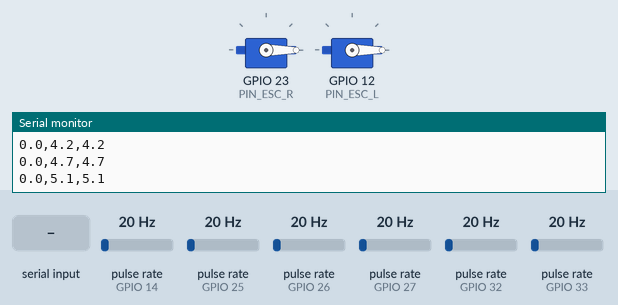
A sketch run on a simulated ESP32. Parts: 2 × servo, the last lines printed to the serial monitor. Wiring (inferred from the names in the program): 6 × pulse sensor: data GPIO 14 / data GPIO 25 / data GPIO 26 / data GPIO 27 / data GPIO 32 / data GPIO 33. Inputs (shaded band) come from the test bench; at power-on: pulse rate (sensors on GPIO 14, GPIO 26, GPIO 25, GPIO 27, GPIO 32, GPIO 33) 20 Hz.

Above: at 1.2 s.
1.3 s: "90,45\n" received over Serial
At 1.7 s:
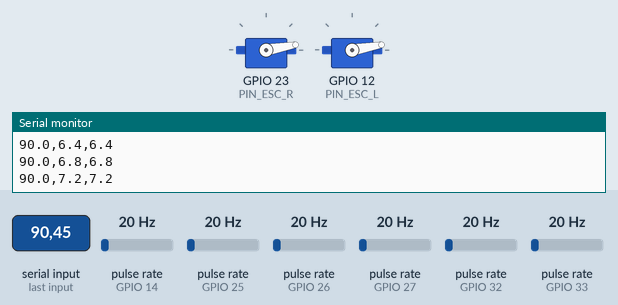
2.9 s: pulse rate (sensor on GPIO 14) set to 4 Hz
At 5.85 s:
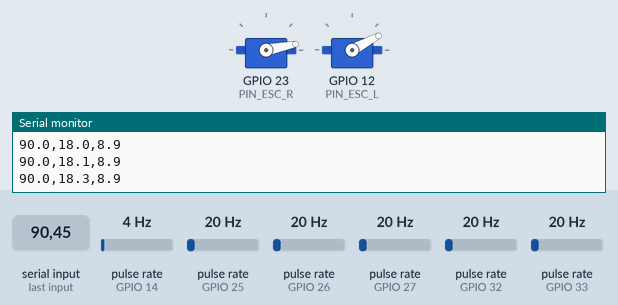
5.9 s: pulse rate (sensor on GPIO 26) set to 196 Hz
At 7.1 s:
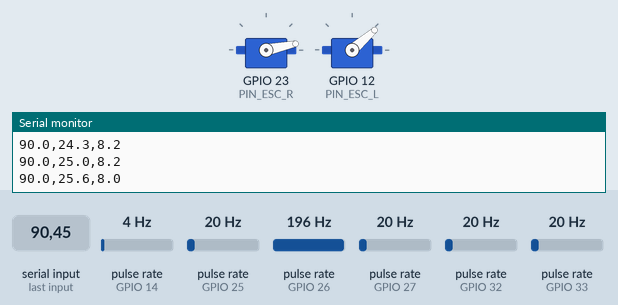
8.9 s: pulse rate (sensor on GPIO 25) set to 50 Hz
11.9 s: pulse rate (sensor on GPIO 27) set to 100 Hz
At 14.7 s:
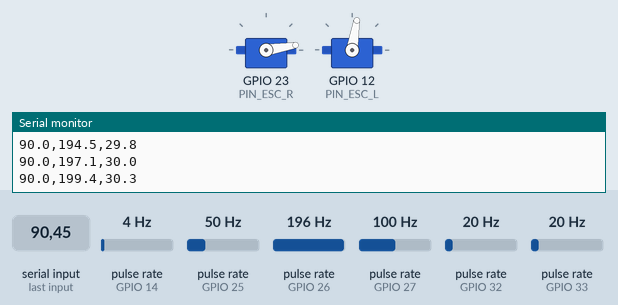
14.9 s: pulse rate (sensor on GPIO 26) set to 4 Hz
Timing chart, 0 to 21.2 s (numbered marks = the images above; inputs shaded):
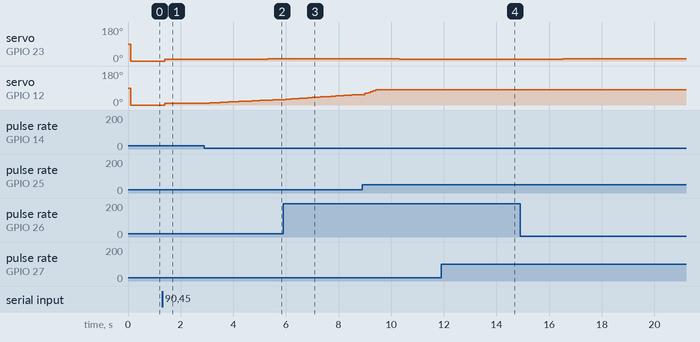

Measured:
- after the input at 1.3 s, servo on GPIO 23 (PIN_ESC_R), servo on GPIO 12 (PIN_ESC_L): 0° → 10° after 0.10 s
- after the input at 11.9 s, servo on GPIO 23 (PIN_ESC_R): 10° → 9° after 2.1 s

The sketch:

velocity-performance-follower.ino
```cpp
// (licence header left out)
#include <ESP32Servo.h>

const int PIN_ESC_R = 23; const int PIN_ESC_L = 12;
const int HALL_R[] = {25, 26, 27}; const int HALL_L[] = {14, 32, 33};

const unsigned long INTERVAL = 100;
const float PWM_MIN = 1055;

volatile float targetRPM = 0;
volatile float actualTarget = 0;
float Kp = 0.15, Ki = 0.40, Kd = 0.50, Ksync = 8.0, K_FF = 0.38;

volatile float rpmR = 0, rpmL = 0;
volatile long pulseR = 0, pulseL = 0;
int stR = -1, stL = -1;
Servo motorR, motorL;

void IRAM_ATTR isrR() {
  int cur = (digitalRead(HALL_R[0]) << 2) | (digitalRead(HALL_R[1]) << 1) | digitalRead(HALL_R[2]);
  if (cur != stR && cur > 0 && cur < 7) { pulseR++; stR = cur; }
}
void IRAM_ATTR isrL() {
  int cur = (digitalRead(HALL_L[0]) << 2) | (digitalRead(HALL_L[1]) << 1) | digitalRead(HALL_L[2]);
  if (cur != stL && cur > 0 && cur < 7) { pulseL++; stL = cur; }
}

void ControlEngine(void * pvParameters) {
  float iR = 0, iSync = 0, sR = 0, sL = 0;
  unsigned long lastT = millis();

  for(;;) {
    unsigned long now = millis();
    if (now - lastT >= INTERVAL) {
      float dt = (now - lastT) / 1000.0; lastT = now;

      noInterrupts();
      long cR = pulseR; pulseR = 0; long cL = pulseL; pulseL = 0;
      interrupts();

      sR = (sR * 0.98) + (((cR / 90.0) * (60.0 / dt)) * 0.02);
      sL = (sL * 0.98) + (((cL / 90.0) * (60.0 / dt)) * 0.02);
      rpmR = sR; rpmL = sL;

      if (actualTarget < targetRPM) actualTarget += 0.5;
      else if (actualTarget > targetRPM) actualTarget -= 2.0;

      if (targetRPM > 0) {
        float errR = actualTarget - rpmR;
        float errSync = rpmR - rpmL;

        iR = constrain(iR + (errR * dt), -20, 20);
        iSync = constrain(iSync + (errSync * dt), -10, 10);

        float outR = (PWM_MIN + (actualTarget * K_FF)) + (errR * Kp) + (iR * Ki);
        float outL = outR + (errSync * Ksync) + (iSync * 2.0);

        motorR.writeMicroseconds((int)constrain(outR, 1050, 1450));
        motorL.writeMicroseconds((int)constrain(outL, 1050, 1450));
      } else {
        motorR.writeMicroseconds(1000); motorL.writeMicroseconds(1000);
        iR = 0; iSync = 0; actualTarget = 0;
      }
    }
    vTaskDelay(1);
  }
}

void setup() {
  Serial.begin(115200);
  ESP32PWM::allocateTimer(0); ESP32PWM::allocateTimer(1);
  for(int i=0; i<3; i++) {
    pinMode(HALL_R[i], INPUT_PULLUP); attachInterrupt(digitalPinToInterrupt(HALL_R[i]), isrR, CHANGE);
    pinMode(HALL_L[i], INPUT_PULLUP); attachInterrupt(digitalPinToInterrupt(HALL_L[i]), isrL, CHANGE);
  }
  motorR.attach(PIN_ESC_R, 1000, 2000); motorL.attach(PIN_ESC_L, 1000, 2000);
  xTaskCreatePinnedToCore(ControlEngine, "Ctrl", 8192, NULL, 3, NULL, 0);
}

void loop() {
  if (Serial.available() > 0) targetRPM = Serial.readStringUntil('\n').toFloat();
  Serial.printf("%.1f,%.1f,%.1f\n", targetRPM, rpmR, rpmL);
  delay(100);
}
```
